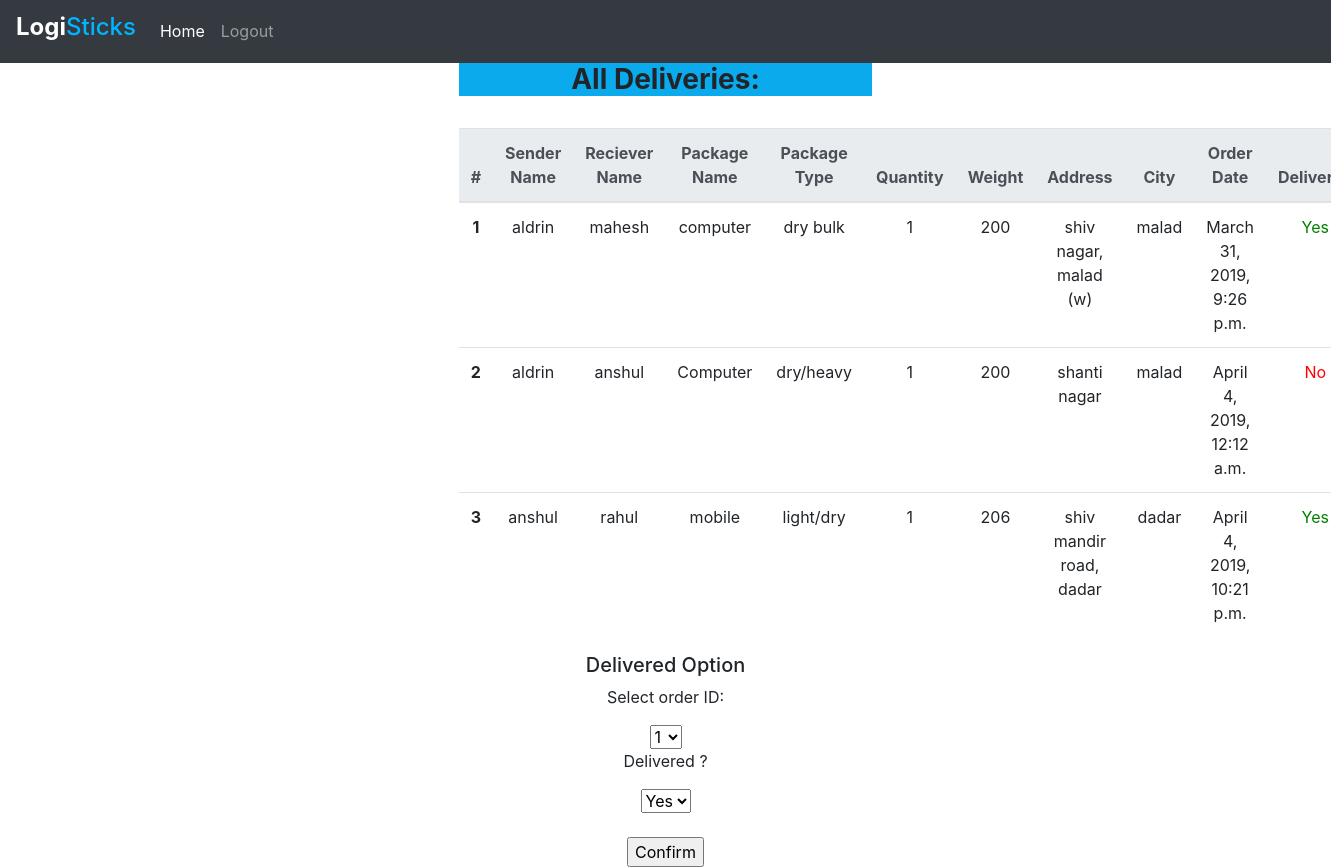
The page /delivery/ (signed in) on the database its author committed.
### logsapp/models.py (models this page shows, shortened)
class Details(models.Model):
    your_name = models.CharField(max_length=10)
    to_name = models.CharField(max_length=10, null=True)
    mobile = models.CharField(max_length=10, null=True)
    package_name = models.CharField(max_length=50, null=True)
    package_type = models.CharField(max_length=20)
    quantity = models.IntegerField(default=0)
    weight = models.IntegerField(default=200)
    address = models.CharField(max_length=500, null=True)
    city = models.CharField(max_length=20)
    orderdate = models.DateTimeField(default=datetime.now, blank=True)
    delivered = models.BooleanField(default=False)
    class Meta:
        verbose_name_plural = "Details"

### logsapp/views.py (the view)
# urls.py: path('delivery/', logs_view.delivery, name='delivery'),
def delivery(request):
   delivery = Details.objects.all()
   arg = {'ord': delivery}
   if request.method == "POST":
      a = request.POST['dropid']
      b = request.POST['dropstatus']
      obj = Details.objects.get(id=a)
      if b==True:
         obj.delivered = True
      else:
         obj.delivered = False
      obj.save()
   else:
      context_dict = {}
   return render(request, 'logsapp/delivery.html', arg)

### logsapp/templates/logsapp/delivery.html (shortened to what this page needs)
{% extends 'logsapp/layout.html' %}
{% block content %}
    <br><br>
<div class="col-md-4 text-center">
    <h3 style="background-color:#0aaaed;"><b>All Deliveries: </b></h3>
    <br>
    <table class="table">
  <thead class="thead-light">
    <tr>
      <th scope="col">#</th>
      <th scope="col">Sender Name</th>
      <th scope="col">Reciever Name</th>
      <th scope="col">Package Name</th>
      <th scope="col">Package Type</th>
      <th scope="col">Quantity</th>
      <th scope="col">Weight</th>
      <th scope="col">Address</th>
      <th scope="col">City</th>
      <th scope="col">Order Date</th>
      <th scope="col">Delivered</th>
    </tr>
  </thead>
  <tbody>
    {% for ord in ord %}
            <tr>
                <th scope="row">{{ord.id}}</th>
                <td>{{ord.your_name}}</td>
                <td>{{ord.to_name}}</td>
                <td>{{ord.package_name}}</td>
                <td>{{ord.package_type}}</td>
                <td>{{ord.quantity}}</td>
                <td>{{ord.weight}}</td>
                <td>{{ord.address}}</td>
                <td>{{ord.city}}</td>
                <td>{{ord.orderdate}}</td>
                {% if ord.delivered %}
                  <td style="color: green;">Yes</td>
                {% else %}
                  <td style="color: red;">No</td>
                {% endif %}
            </tr>
    {% endfor %}
</tbody>
</table>
<h5>Delivered Option</h5>
  <p>Select order ID:</p>
  <form method = "post" action = "{% url 'delivery' %}">
    <select name = "dropid" >
    {% for ord in ord %}
      <option value="{{ord.id}}">{{ord.id}}</option>
    {% endfor %}
    </select>
  <p>Delivered ?</p>
    <select name = "dropstatus" >
      <option value="True">Yes</option>
    </select>
    <br><br>
<input  type = "submit" value="Confirm">
</form>
{% endblock content %}

### rows shown on the page
Details: id "1", your_name "aldrin", to_name "mahesh", package_name "computer", package_type "dry bulk", quantity "1", weight "200", address "shiv nagar, malad (w)", city "malad", orderdate "March 31, 2019, 9:26 p.m.", delivered "Yes"
Details: id "2", your_name "aldrin", to_name "anshul", package_name "Computer", package_type "dry/heavy", quantity "1", weight "200", address "shanti nagar", city "malad", orderdate "April 4, 2019, 12:12 a.m.", delivered "No"
Details: id "3", your_name "anshul", to_name "rahul", package_name "mobile", package_type "light/dry", quantity "1", weight "206", address "shiv mandir road, dadar", city "dadar", orderdate "April 4, 2019, 10:21 p.m.", delivered "Yes"

### other values the page prints
form field dropid "1"
